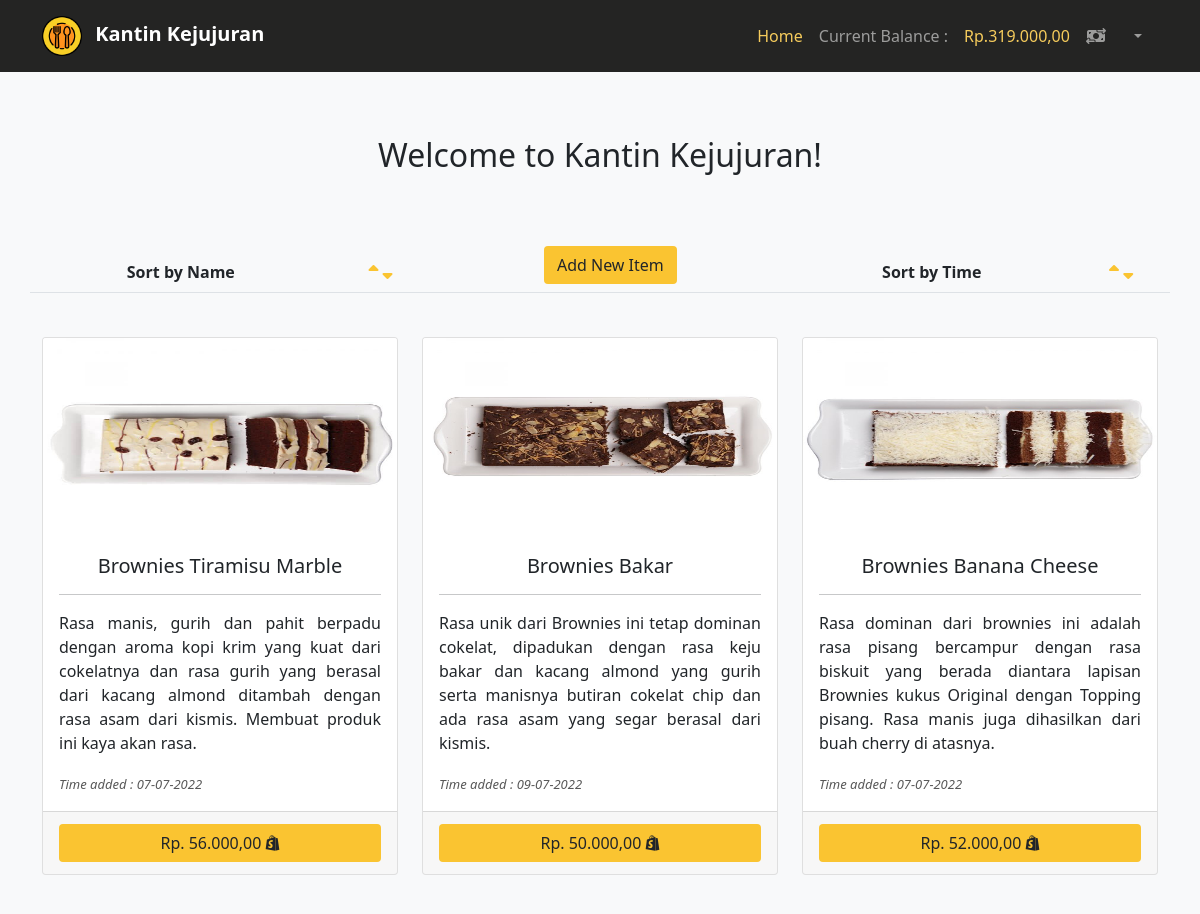
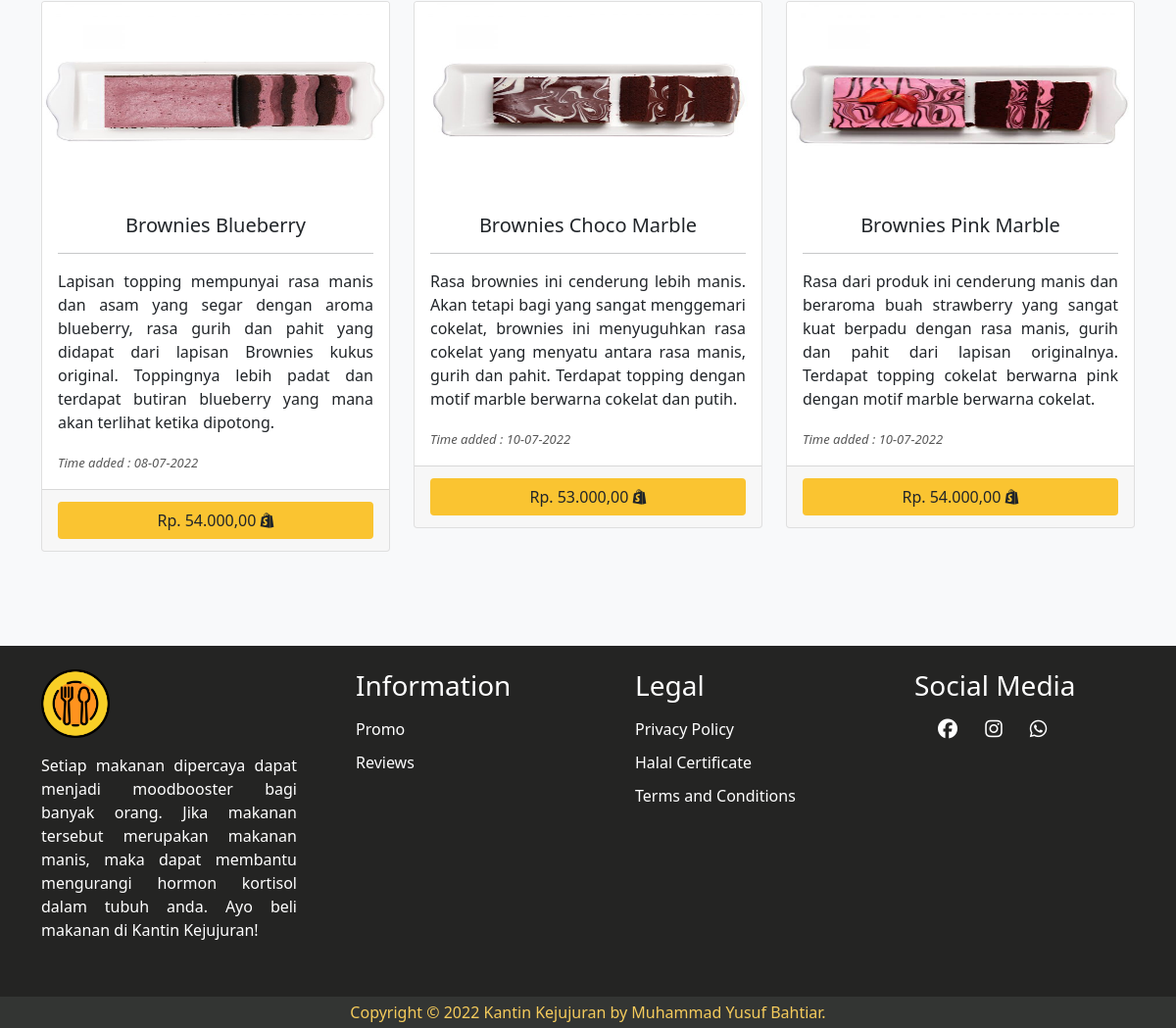
/student.php, run on the app's committed database (2 pictures, top to bottom).
### tables this page shows
CREATE TABLE `saldo` (
  `id_saldo` int(11) NOT NULL,
  `saldo_toko` int(20) NOT NULL
);

CREATE TABLE `toko` (
  `id_produk` int(11) NOT NULL,
  `id_siswa` int(5) NOT NULL,
  `nama_produk` varchar(100) NOT NULL,
  `gambar_produk` varchar(50) NOT NULL,
  `deskripsi_produk` varchar(255) NOT NULL,
  `harga_produk` int(11) NOT NULL,
  `waktu_produk_ditambahkan` timestamp NOT NULL DEFAULT current_timestamp(),
  `status` varchar(6) NOT NULL
);

### process.php (called while the page is built, shortened)
<?php
include("connectdb.php");
function readBalance()
{
    global $conn;
    $query = "SELECT saldo_toko FROM saldo";
    $result = mysqli_query($conn, $query);
    $row = mysqli_fetch_array($result, MYSQLI_ASSOC);
    return $row;
}
function readProduct1()
{
    global $conn;
    $query = "SELECT * FROM toko WHERE status = 'dijual'";
    $result = mysqli_query($conn, $query);
    $records = [];
    while ($record = mysqli_fetch_assoc($result)) {
        $records[] = $record;
    }
    return $records;
}

### student.php (the view, shortened to what this page needs)
<?php
require('process.php');
$rb = readBalance();
if (isset($_GET['type'])) {
    $rp = readProduct2();
    header("refresh:5;url=index.php");
} else {
    $rp = readProduct1();
}
?>
<!doctype html>
<html lang="en">
<head>
    <link rel="stylesheet" href="assets/css/bootstrap.min.css">
    <link rel="stylesheet" href="assets/css/style1.css">
</head>
<body>
    <header class="navbar sticky-top navbar-expand-lg navbar-dark main-nav">
        <div class="container">
            <a class="navbar-brand" href="index.php">
                <img src="assets/logo/logo1.png" class="main-logo me-2">
                <strong>Kantin Kejujuran</strong>
            </a>
            <div class="collapse navbar-collapse" id="navbarTogglerDemo03">
                <div class="navbar-nav ms-auto py-2">
                    <a class="nav-link active" aria-current="page" href="student.php">Home</a>
                    <a class="nav-link" aria-current="page">Current Balance :</a>
                    <a class="nav-link active"><?php echo "Rp." . number_format($rb['saldo_toko'], 2, ',', '.') ?></a>
                    <a class="nav-link" name="edit_saldo" id="edit_saldo" data-bs-toggle="modal" data-bs-target="#myModal1"><i class="fa-solid fa-money-bill-transfer"></i></a>
                    <li class="nav-item dropdown">
                        <a class="nav-link px-3 dropdown-toggle" href="#" id="navbarDropdown" role="button" data-bs-toggle="dropdown" aria-expanded="false">
                        </a>
                    </li>
                </div>
            </div>
        </div>
    </header>
    <section class="product">
        <div class="container-fluid pt-5 pb-5 bg-light">
            <div class="container mt-3">
                <h2 id="product" class="text-center">Welcome to Kantin Kejujuran!</h2>
                <div class="row mt-5">
                    <table class="table mt-3">
                        <thead>
                            <tr class="text-center">
                                <th scope="col">Sort by Name</th>
                                <th>
                                    <a name="asc_name" id="asc_name" href="process.php?type=an" style="color:#fac431;"><i class="fa-solid fa-sort-up"></i></a>
                                    <a name="desc_name" id="desc_name" href="process.php?type=dn" style="color:#fac431;"><i class="fa-solid fa-sort-down"></i></a>
                                </th>
                                <th>
                                    <button name="add_product" id="add_product" class="btn" type="button" data-bs-toggle="modal" data-bs-target="#myModal2" style="background-color: #fac431;">Add New Item</button>
                                </th>
                                <th scope="col">Sort by Time</th>
                                <th>
                                    <a name="asc_time" id="asc_time" href="process.php?type=at" style="color:#fac431;"><i class="fa-solid fa-sort-up"></i></a>
                                    <a name="desc_time" id="desc_time" href="process.php?type=dt" style="color:#fac431;"><i class="fa-solid fa-sort-down"></i></a>
                                </th>
                            </tr>
                        </thead>
                    </table>
                </div>
                <div class="row mt-1 pt-2 mb-4 gx-4 gy-3">
                    <?php foreach ($rp as $rps) : ?>
                        <div class="col-md-4 mb-4">
                            <div class="card crop-img">
                                <img src="file/<?= $rps['gambar_produk']; ?>" class="card-img-top" width="200" height="200">
                                <div class="card-body">
                                    <h5 class="card-title text-center"><?= $rps['nama_produk'] ?></h5>
                                    <hr>
                                    <p class="card-text mb-3" style="text-align: justify;"><?= $rps['deskripsi_produk']; ?> </p>
                                    <i class="card-text" style="text-align: justify; font-size:13px; color:#585858;">Time added : <?= date('d-m-Y', strtotime($rps["waktu_produk_ditambahkan"])); ?> </i>
                                </div>
                                <div class="card-footer" style="text-align: center;">
                                    <p class="card-text py-1">
                                        <a href="process.php?id_product=<?= $rps['id_produk']; ?>" class="btn btn-block col-12" style="background-color: #fac431;">Rp. <?= number_format($rps['harga_produk'], 2, ',', '.') ?> <i class="fa-brands fa-shopify"></i></a>
                                    </p>
                                </div>
                            </div>
                        </div>
                    <?php endforeach; ?>
                </div>
            </div>
        </div>
    </section>
    <footer>
        <div class="main-footer-menu main py-4">
            <div class="container">
                <div class="row">
                    <div class="col-lg-3 mb-3">
                        <div class="mb-3">
                            <a href="home.html">
                                <img src="assets/logo/logo1.png">
                            </a>
                        </div>
                        <p style="text-align: justify;">
                            Setiap makanan dipercaya dapat menjadi moodbooster bagi banyak orang. Jika makanan tersebut merupakan makanan manis, maka dapat membantu mengurangi hormon kortisol dalam tubuh anda. Ayo beli makanan di Kantin Kejujuran!
                        </p>
                    </div>
                    <div class="col-lg-3 px-5">
                        <h3>Information</h3>
                        <ul>
                            <li><a href="">Promo</a></li>
                            <li><a href="">Reviews</a></li>
                        </ul>
                    </div>
                    <div class="col-lg-3 px-5">
                        <h3>Legal</h3>
                        <ul>
                            <li><a href="">Privacy Policy</a></li>
                            <li><a href="">Halal Certificate</a></li>
                            <li><a href="">Terms and Conditions</a></li>
                        </ul>
                    </div>
                    <div class="col-lg-3 px-5">
                        <h3>Social Media</h3>
                        <p>
                            <a href="https://web.facebook.com/profile.php?id=100008803922151" target="_blank" class="social ms-4"><i class="fa-brands fa-facebook fa-lg"></i></a>
                            <a href="https://www.instagram.com/mhmmdbahtiar10/" target="_blank" class="social ms-4"><i class="fa-brands fa-instagram fa-lg"></i></a>
                            <a href="https://wa.link/rzf3ym" target="_blank" class="social ms-4"><i class="fa-brands fa-whatsapp fa-lg"></i></a>
                        </p>
                    </div>
                </div>
            </div>
        </div>
        <div class="main-footer-copyright text-center py-1">
            Copyright © 2022 Kantin Kejujuran by Muhammad Yusuf Bahtiar.
        </div>
    </footer>
</body>
</html>

### assets/css/style1.css (style rules this page uses)
.main-nav { background-color: #242423; }
.main-nav .navbar-nav .nav-link.active, .main-nav .navbar-nav .nav-link2:hover { color: #f5cb5c; }
.navbar img.main-logo { max-width: 40px; }
.main { background-color: #242423; color: white; }
.crop-img { object-fit: cover; }
.main-footer-menu img { max-width: 70px; }
.main-footer-menu h3 { color: white; margin-bottom: 15px; }
.main-footer-menu a { color: white; text-decoration: none; }
.main-footer-menu ul { list-style-type: none; padding-left: 0px; margin-left: 0px; }
.main-footer-menu ul li { margin-bottom: 10px; }
.main-footer-copyright { background-color: #333533; color: #f5cb5c; }

### data on the page
saldo: saldo_toko "319.000,00"
toko: gambar_produk (picture), nama_produk "Brownies Tiramisu Marble", deskripsi_produk "Rasa manis, gurih dan pahit berpadu dengan aroma kopi krim yang kuat dari cokelatnya dan rasa gurih yang berasal dari kacang almond ditambah dengan rasa asam dari kismis. Membuat produk ini kaya akan rasa.", waktu_produk_ditambahkan "07-07-2022", harga_produk "56.000,00"
toko: gambar_produk (picture), nama_produk "Brownies Bakar", deskripsi_produk "Rasa unik dari Brownies ini tetap dominan cokelat, dipadukan dengan rasa keju bakar dan kacang almond yang gurih serta manisnya butiran cokelat chip dan ada rasa asam yang segar berasal dari kismis.", waktu_produk_ditambahkan "09-07-2022", harga_produk "50.000,00"
toko: gambar_produk (picture), nama_produk "Brownies Banana Cheese", deskripsi_produk "Rasa dominan dari brownies ini adalah rasa pisang bercampur dengan rasa biskuit yang berada diantara lapisan Brownies kukus Original dengan Topping pisang. Rasa manis juga dihasilkan dari buah cherry di atasnya.", waktu_produk_ditambahkan "07-07-2022", harga_produk "52.000,00"
toko: gambar_produk (picture), nama_produk "Brownies Blueberry", deskripsi_produk "Lapisan topping mempunyai rasa manis dan asam yang segar dengan aroma blueberry, rasa gurih dan pahit yang didapat dari lapisan Brownies kukus original. Toppingnya lebih padat dan terdapat butiran blueberry yang mana akan terlihat ketika dipotong.", waktu_produk_ditambahkan "08-07-2022", harga_produk "54.000,00"
toko: gambar_produk (picture), nama_produk "Brownies Choco Marble", deskripsi_produk "Rasa brownies ini cenderung lebih manis. Akan tetapi bagi yang sangat menggemari cokelat, brownies ini menyuguhkan rasa cokelat yang menyatu antara rasa manis, gurih dan pahit. Terdapat topping dengan motif marble berwarna cokelat dan putih.", waktu_produk_ditambahkan "10-07-2022", harga_produk "53.000,00"
toko: gambar_produk (picture), nama_produk "Brownies Pink Marble", deskripsi_produk "Rasa dari produk ini cenderung manis dan beraroma buah strawberry yang sangat kuat berpadu dengan rasa manis, gurih dan pahit dari lapisan originalnya. Terdapat topping cokelat berwarna pink dengan motif marble berwarna cokelat.", waktu_produk_ditambahkan "10-07-2022", harga_produk "54.000,00"
